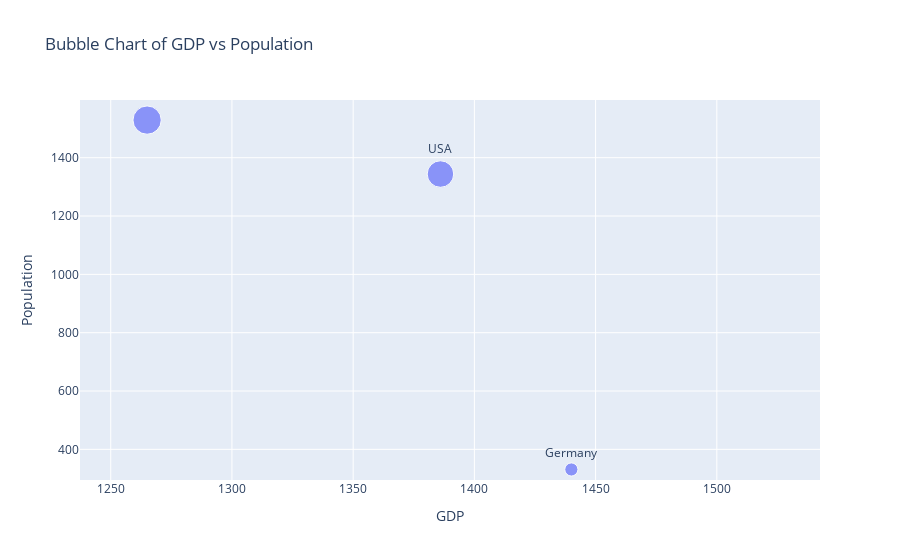

The notebook cell saved with this chart:
### Code cell
#5. Using the given dataset, create a bubble chart to represent each country's population (y-axis), GDP (x-axis), and bubble size proportional to the population.

np.random.seed(25)
data = {
    'Country': ['USA', 'Canada', 'UK', 'Germany', 'France'],
    'Population': np.random.randint(188, 1808, 5),
    'GDP': np.random.randint(500, 2000, 5)
}
df = pd.DataFrame(data)

fig = px.scatter(df, x='GDP', y='Population', size='Population', text='Country', title='Bubble Chart of GDP vs Population')
fig.update_traces(textposition='top center')
fig.show()

### Figure 1 — Plotly figure (JSON) as saved in the notebook; plotly's stock layout.template omitted (floating-point values rounded to 4 significant figures)
{"data": [{"hovertemplate": "GDP=%{x}<br>Population=%{marker.size}<br>Country=%{text}<extra></extra>", "legendgroup": "", "marker": {"color": "#636efa", "size": [1344, 506, 662, 331, 1529], "sizemode": "area", "sizeref": 3.822, "symbol": "circle"}, "mode": "markers+text", "name": "", "orientation": "v", "showlegend": false, "text": ["USA", "Canada", "UK", "Germany", "France"], "textposition": "top center", "type": "scatter", "x": [1386, 755, 1675, 1440, 1265], "xaxis": "x", "y": [1344, 506, 662, 331, 1529], "yaxis": "y"}], "layout": {"autosize": true, "legend": {"itemsizing": "constant", "tracegroupgap": 0}, "title": {"text": "Bubble Chart of GDP vs Population"}, "xaxis": {"anchor": "y", "autorange": false, "domain": [0, 1], "range": [1237.0, 1543.0], "title": {"text": "GDP"}, "type": "linear"}, "yaxis": {"anchor": "x", "autorange": false, "domain": [0, 1], "range": [294.9, 1598.0], "title": {"text": "Population"}, "type": "linear"}}}
